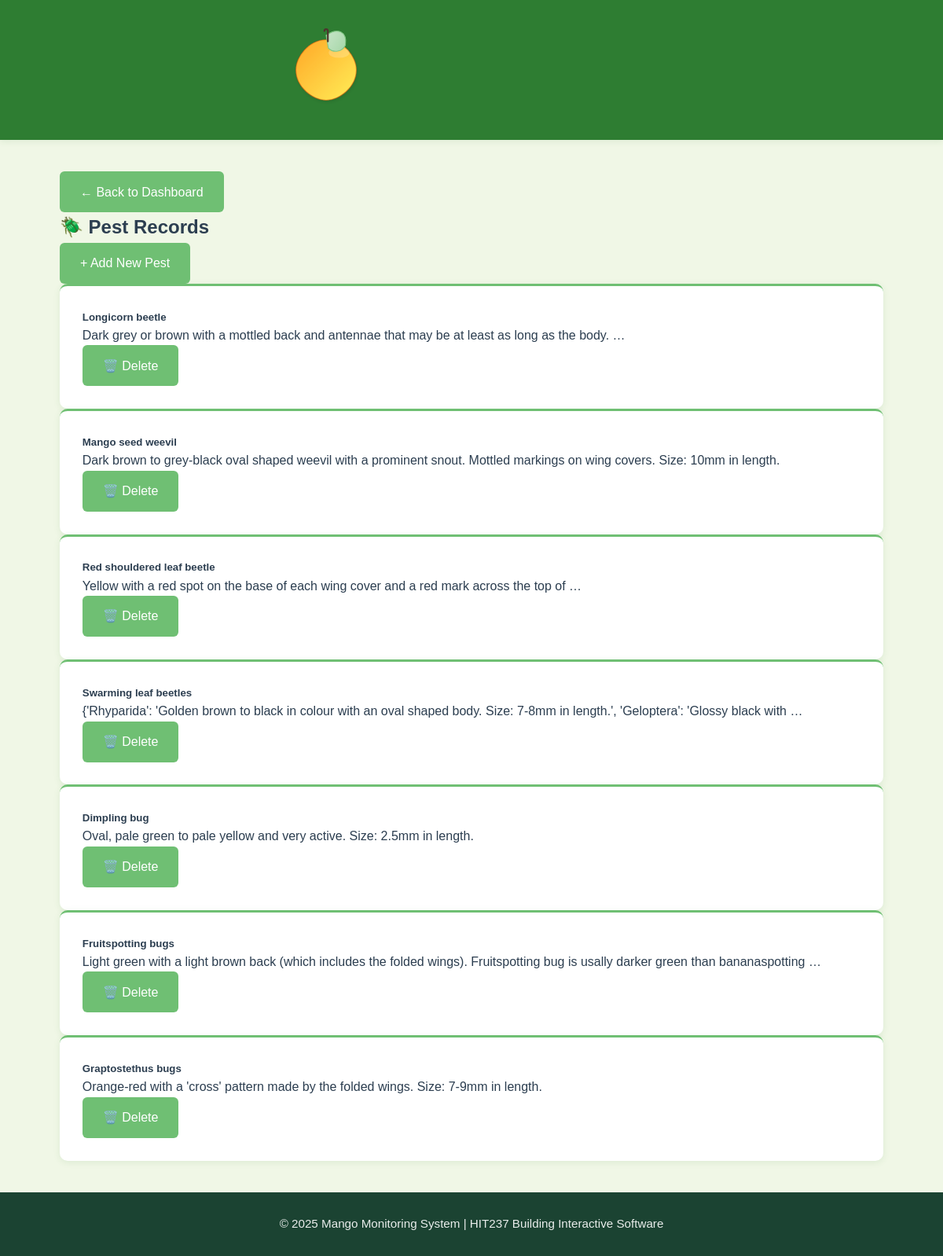
The page /myfarms/pests/ (signed in) on the database its author committed.
### App2/models.py (models this page shows, shortened)
class Pest(models.Model):
    name = models.CharField(max_length=100)
    description = models.TextField()
    reference_pest_id = models.IntegerField(null=True, blank=True,help_text="ID from reference pest database if identified")
    created_by = models.ForeignKey(User, on_delete=models.SET_NULL, null=True)

### App2/views.py (the view)
# urls.py: path('pests/', views.PestListView.as_view(), name='pest-list'),
class PestListView(LoginRequiredMixin, ListView):
    model = Pest
    template_name = 'app2/pest_list.html'
    context_object_name = 'pests'
    def get_queryset(self):
        return Pest.objects.filter(created_by=self.request.user)

### App2/templates/App2/pest_list.html (shortened to what this page needs)
{% extends 'app2/base.html' %}
{% block content %}
<div class="container mt-4">
  <a href="{% url 'App2:profile' %}" class="btn btn-outline-secondary mb-3">← Back to Dashboard</a>
  <div class="d-flex justify-content-between align-items-center mb-3">
    <h2>🪲 Pest Records</h2>
    <a href="{% url 'App2:pest-create' %}" class="btn btn-success">+ Add New Pest</a>
  </div>
  {% if pests %}
  <div class="row">
    {% for pest in pests %}
    <div class="col-md-6 col-lg-4 mb-4">
      <div class="card h-100">
        <div class="card-body">
          <h5 class="card-title">{{ pest.name }}</h5>
          <p class="card-text small text-muted">{{ pest.description|truncatewords:20 }}</p>
        </div>
        <div class="card-footer d-flex justify-content-between">
          <a href="{% url 'App2:pest-delete' pest.id %}" class="btn btn-sm btn-outline-danger">🗑️ Delete</a>
        </div>
      </div>
    </div>
    {% endfor %}
  </div>
  {% else %}
    <div class="alert alert-info">No pest records found.</div>
  {% endif %}
</div>
{% endblock %}

### App2/templates/App2/base.html (shortened to what this page needs)
{% load static %}
<!DOCTYPE html>
<html lang="en">
<head>
    <link rel="stylesheet" href="{% static 'css/base.css' %}">
</head>
<body>
    <header>
        <div class="header-container">
            <a href="/" class="logo-container">
                <img src="{% static 'images/mango-logo.svg' %}" alt="Mango Monitoring Logo" class="site-logo">
            </a>
            <h1 class="site-title">Mango Monitoring System</h1>
        </div>    </header>
    <main id="main-content">
        {% block content %}{% endblock %}
    </main>
    <footer>
        <div>
            <p>&copy; 2025 Mango Monitoring System | HIT237 Building Interactive Software</p>
        </div>
    </footer>
</body>
</html>

### App1/static/css/base.css (style rules this page uses)
:root { --primary-green: #2E7D32; --secondary-green: #6FBF73; --accent-green: #A2C523; --light-bg: #F0F7E6; --card-bg: #FFFFFF; --text-dark: #2C3E50; --text-light: #5D6D7E; --shadow-sm: 0 2px 8px rgba(46, 125, 50, 0.1); --shadow-md: 0 4px 12px rgba(46, 125, 50, 0.15); }
* { margin: 0; padding: 0; box-sizing: border-box; font-family: 'Poppins', sans-serif; }
body { min-height: 100vh; display: flex; flex-direction: column; background-color: var(--light-bg); color: var(--text-dark); line-height: 1.6; }
header { background-color: var(--primary-green); padding: 1.2rem 0; box-shadow: var(--shadow-sm); display:flex; justify-content: center ; }
.header-container { width: 90%; max-width: 1200px; margin: 0 auto; display: flex; justify-content: center; align-items: center; flex-wrap: wrap; }
.logo-container { display: flex; align-items: center; gap: 15px; }
.site-logo { height: 110px; width: auto; transition: transform 0.4s cubic-bezier(0.25, 1, 0.5, 1); }
.header-container { display: flex; align-items: center; padding: 15px 0; }
.site-title { font-size: 1.8rem; background: linear-gradient(white); -webkit-background-clip: text; background-clip: text; color: transparent; margin-left: 10px; }
main { flex: 1; width: 90%; max-width: 1200px; margin: 2.5rem auto; padding: 0 1rem; }
.card { background: var(--card-bg); border-radius: 10px; box-shadow: var(--shadow-sm); padding: 1.8rem; transition: all 0.3s ease; border-top: 3px solid var(--secondary-green); }
.btn { display: inline-flex; align-items: center; gap: 0.5rem; padding: 0.7rem 1.5rem; background-color: var(--secondary-green); color: white; border-radius: 6px; text-decoration: none; font-weight: 500; transition: all 0.3s ease; border: 2px solid transparent; }
footer { background-color: #1B4332; color: white; padding: 1.8rem 0; margin-top: auto; text-align: center; }
footer p { font-size: 0.95rem; opacity: 0.9; }

### rows shown on the page
Pest: name "Longicorn beetle", description "Dark grey or brown with a mottled back and antennae that may be at least as long as the body. …"
Pest: name "Mango seed weevil", description "Dark brown to grey-black oval shaped weevil with a prominent snout. Mottled markings on wing covers. Size: 10mm in length."
Pest: name "Red shouldered leaf beetle", description "Yellow with a red spot on the base of each wing cover and a red mark across the top of …"
Pest: name "Swarming leaf beetles", description "{'Rhyparida': 'Golden brown to black in colour with an oval shaped body. Size: 7-8mm in length.', 'Geloptera': 'Glossy black with …"
Pest: name "Dimpling bug", description "Oval, pale green to pale yellow and very active. Size: 2.5mm in length."
Pest: name "Fruitspotting bugs", description "Light green with a light brown back (which includes the folded wings). Fruitspotting bug is usally darker green than bananaspotting …"
Pest: name "Graptostethus bugs", description "Orange-red with a 'cross' pattern made by the folded wings. Size: 7-9mm in length."
